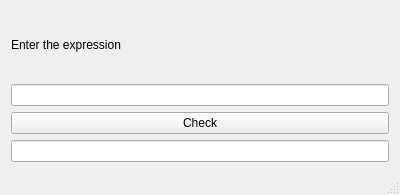
<?xml version="1.0" encoding="UTF-8"?>
<ui version="4.0">
 <class>MainWindow</class>
 <widget class="QMainWindow" name="MainWindow">
  <property name="geometry">
   <rect>
    <x>0</x>
    <y>0</y>
    <width>400</width>
    <height>195</height>
   </rect>
  </property>
  <property name="windowTitle">
   <string>MainWindow</string>
  </property>
  <widget class="QWidget" name="centralWidget">
   <layout class="QVBoxLayout" name="verticalLayout_2">
    <item>
     <layout class="QVBoxLayout" name="verticalLayout">
      <item>
       <widget class="QLabel" name="label">
        <property name="maximumSize">
         <size>
          <width>13777215</width>
          <height>16777215</height>
         </size>
        </property>
        <property name="text">
         <string>Enter the expression</string>
        </property>
       </widget>
      </item>
      <item>
       <widget class="QLineEdit" name="lineEdit"/>
      </item>
      <item>
       <widget class="QPushButton" name="pushButton">
        <property name="text">
         <string>Check</string>
        </property>
       </widget>
      </item>
      <item>
       <widget class="QLineEdit" name="lineEdit_2"/>
      </item>
     </layout>
    </item>
   </layout>
  </widget>
  <widget class="QMenuBar" name="menuBar">
   <property name="geometry">
    <rect>
     <x>0</x>
     <y>0</y>
     <width>400</width>
     <height>22</height>
    </rect>
   </property>
  </widget>
  <widget class="QStatusBar" name="statusBar"/>
 </widget>
 <layoutdefault spacing="6" margin="11"/>
 <resources/>
 <connections/>
</ui>
